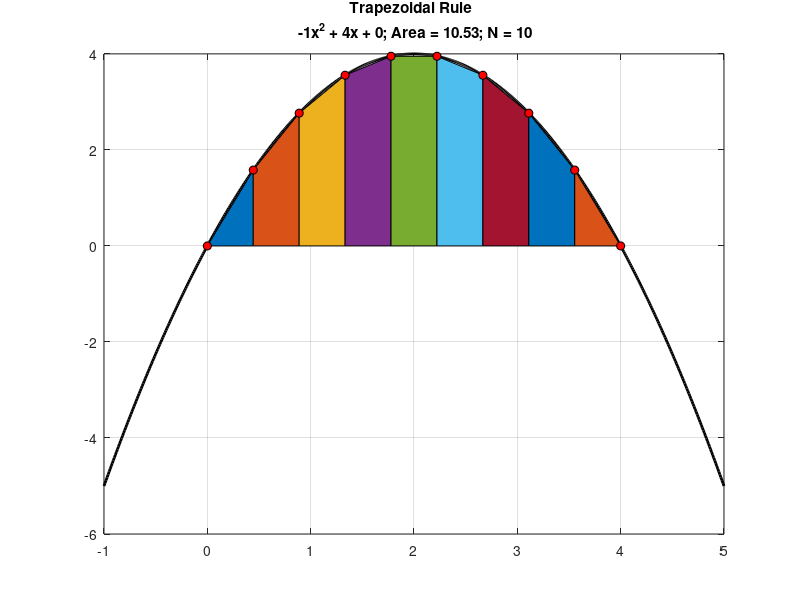

Write MATLAB code to recreate this figure.
clc
close all
clear all

iex = 1;

%% EXAMPLE 1:  Trapezoidal rule
if iex ==1
    % Make an example Parabola
    % y = ax^2 + bx + c
    
    % Input coefficients
    a = -1;
    b = 4;
    c = 0;
    
    % Intialize x
    x = [-1:.01:5];
    
    % Initialize function
    f = @(a,b,c,x) a*x.^2 + b*x + c;
    
    % Call the function and find value of Y at X
    y = f(a,b,c,x);
    
    % Discretize X for summation
    xmin = 0; xmax = 4;
    Nsamples = 10; % Number of points for dividing x (N-1 trapezoids)
    x_sum = linspace(xmin,xmax,Nsamples);
    h = x_sum(2) - x_sum(1);
    
    % Y- points at x for summation
    y_sum = f(a,b,c,x_sum);
    
    % Area using TRAPEZOIDAL RULE
    area1 = h/2*(y_sum(1)+y_sum(10)+2*(y_sum(2)+y_sum(3)+y_sum(4)+y_sum(5)+y_sum(6)+y_sum(7)+y_sum(8)+y_sum(9))); % KEY
    
    % plot
    figure
    plot(x,y,'k','LineWidth',2);
    grid on, hold on
    
    % color area under the trapezoid
    for ii = 1:length(x_sum)-1
        area([x_sum(ii) x_sum(ii+1)],[y_sum(ii) y_sum(ii+1)]);
    end
    
    % plot circluar markers
    for ii = 1:length(x_sum)
        plot([x_sum(ii)],[y_sum(ii)],'o','MarkerFaceColor','r','MarkerEdgeColor','k');
    end
    title(sprintf('Trapezoidal Rule \n %dx^2 + %dx + %d; Area = %0.2f; N = %d',a,b,c,area1,Nsamples));
end

%% EXAMPLE 2:  Midpoint rule
if iex ==2
    % Make an example Parabola
    % y = ax^2 + bx + c
    
    % Input coefficients
    a = -1;
    b = 4;
    c = 0;
    
    % Intialize x
    x = [-1:.01:5];
    
    % Initialize function
    f = @(a,b,c,x) a*x.^2 + b*x + c;
    
    % Call the function and find value of Y at X
    y = f(a,b,c,x);
    
    % Discretize X for summation
    xmin = 0; xmax = 4;
    Nsamples = 50; % Number of points for dividing x (N-1 rectangles)
    x_sum = linspace(xmin,xmax,Nsamples);
    h = x_sum(2) - x_sum(1);
    
    % Find mid-points of x
    x_mid = conv(x_sum,[0.5 0.5],'valid');
    
    % Y- points at mid-points for summation
    y_mid = f(a,b,c,x_mid);
    
    % Area using MID-POINT RULE
    area1 = h*sum(y_mid); % KEY
    
    % plot
    figure
    plot(x,y,'k','LineWidth',2);
    grid on, hold on  
    
    % color area under the rectangle
    for ii = 1:length(x_sum)-1
        area([x_sum(ii) x_sum(ii+1)],[y_mid(ii) y_mid(ii)]);
    end
    
    % plot circluar markers
    for ii = 1:length(x_mid)
        plot([x_mid(ii)],[y_mid(ii)],'o','MarkerFaceColor','r','MarkerEdgeColor','k');
    end
    title(sprintf('Mid-point Rule \n %dx^2 + %dx + %d; Area = %0.2f; N = %d',a,b,c,area1,Nsamples))
end

%% EXAMPLE 2:  Simpson's Method
if iex == 3
    % Input coefficients
    a = -1;
    b = 4;
    c = 0;
    
    % Intialize x
    x = [-1:.01:5];
    
    % Initialize function
    f = @(a,b,c,x) a*x.^2 + b*x + c;
    
    % Find y
    y = f(a,b,c,x);
    
    % Discretize X for summation
    xmin = 0; xmax = 4;
    
    % Number of points for dividing x (N-1 rectangles)
    % even N means odd number of subintervals (simpsons 3/8 rule)
    % odd N means even number of subintervals (simpsons even rule)
    Nsamples = 7; 
    
    x_sum = linspace(xmin,xmax,Nsamples);
    h = x_sum(2) - x_sum(1);
    
    % Y- points at x for summation
    y_sum = f(a,b,c,x_sum);
    
    % Call simpson function for integration
    area1 = h/3;
    
    % plot
    figure
    plot(x,y,'k','LineWidth',2);
    grid on, hold on  

    % color area under the curve
    for ii = 1:length(x_sum)-1
        idx = x>x_sum(ii)&x<x_sum(ii+1);
        area(x(idx),y(idx));
    end
    
    % plot circluar markers
    for ii = 1:length(x_sum)
        plot([x_sum(ii)],[y_sum(ii)],'o','MarkerFaceColor','r','MarkerEdgeColor','k');
    end
    if mod(length(x_sum),2)==1
        title(sprintf('Simpsons Rule \n %dx^2 + %dx + %d; Area = %0.2f; N = %d',a,b,c,area1,Nsamples));
    else
        title(sprintf('Simpsons 3/8 Rule \n %dx^2 + %dx + %d; Area = %0.2f; N = %d',a,b,c,area1,Nsamples));
    end
end

% Function for simpson's integration
function area1 = simpson(x,y)
h = x(2)-x(1);
N = length(x);
if mod(N,2)==1 
    % odd number of points (even number of intervals)
    % See class notes for derivation
    area1 = XXX;
else
    % even number of points
    % odd number of intervals (mod(N,2) == 0); % 3/8 rule
    % https://en.wikipedia.org/wiki/Simpson's_rule#Simpson.27s_3.2F8_rule
    area1 = (3*h/8)*(y(1) + sum(3*y(2:3:end-2)) + sum(3*y(3:3:end-1)) + sum(2*y(4:3:end-4)) + y(end));
end
end